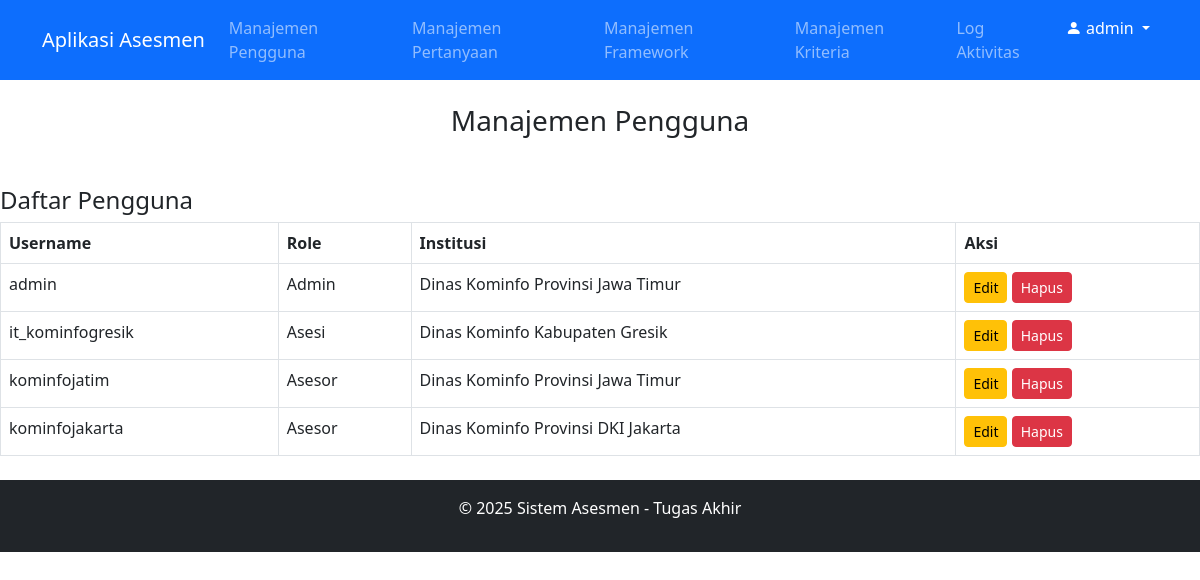
Screenshot of /views/admin/manage_users.php (signed in) with the database file from the repository.
### tables this page shows
CREATE TABLE `users` (
  `id` int(11) NOT NULL,
  `username` varchar(50) NOT NULL,
  `password` varchar(255) NOT NULL,
  `role` enum('Admin','Asesi','Asesor') NOT NULL,
  `institusi` varchar(255) DEFAULT NULL,
  `created_at` timestamp NOT NULL DEFAULT CURRENT_TIMESTAMP
);

### views/admin/manage_users.php (the view, shortened to what this page needs)
<?php
include '../../includes/db.php';
include '../../includes/header.php';
$query = "SELECT * FROM users";
$result = $conn->query($query);
?>
<h3 class="text-center">Manajemen Pengguna</h3>
<h4 class="mt-5">Daftar Pengguna</h4>
<table class="table table-bordered">
    <thead>
        <tr>
            <th>Username</th>
            <th>Role</th>
            <th>Institusi</th>
            <th>Aksi</th>
        </tr>
    </thead>
    <tbody>
        <?php while ($row = $result->fetch_assoc()): ?>
            <tr>
                <td><?php echo htmlspecialchars($row['username']); ?></td>
                <td><?php echo htmlspecialchars($row['role']); ?></td>
                <td><?php echo htmlspecialchars($row['institusi']); ?></td>
                <td>
                    <a href="?edit_username=<?php echo $row['username']; ?>" class="btn btn-warning btn-sm">Edit</a>
                    <a href="?delete_username=<?php echo $row['username']; ?>" class="btn btn-danger btn-sm" onclick="return confirm('Yakin ingin menghapus pengguna ini?')">Hapus</a>
                </td>
            </tr>
        <?php endwhile; ?>
    </tbody>
</table>
<?php include '../../includes/footer.php'; ?>

### rows the page displays
users: username "admin", role "Admin", institusi "Dinas Kominfo Provinsi Jawa Timur"
users: username "it_kominfogresik", role "Asesi", institusi "Dinas Kominfo Kabupaten Gresik"
users: username "kominfojatim", role "Asesor", institusi "Dinas Kominfo Provinsi Jawa Timur"
users: username "kominfojakarta", role "Asesor", institusi "Dinas Kominfo Provinsi DKI Jakarta"

### other values shown
$_SESSION['user'] "admin"
